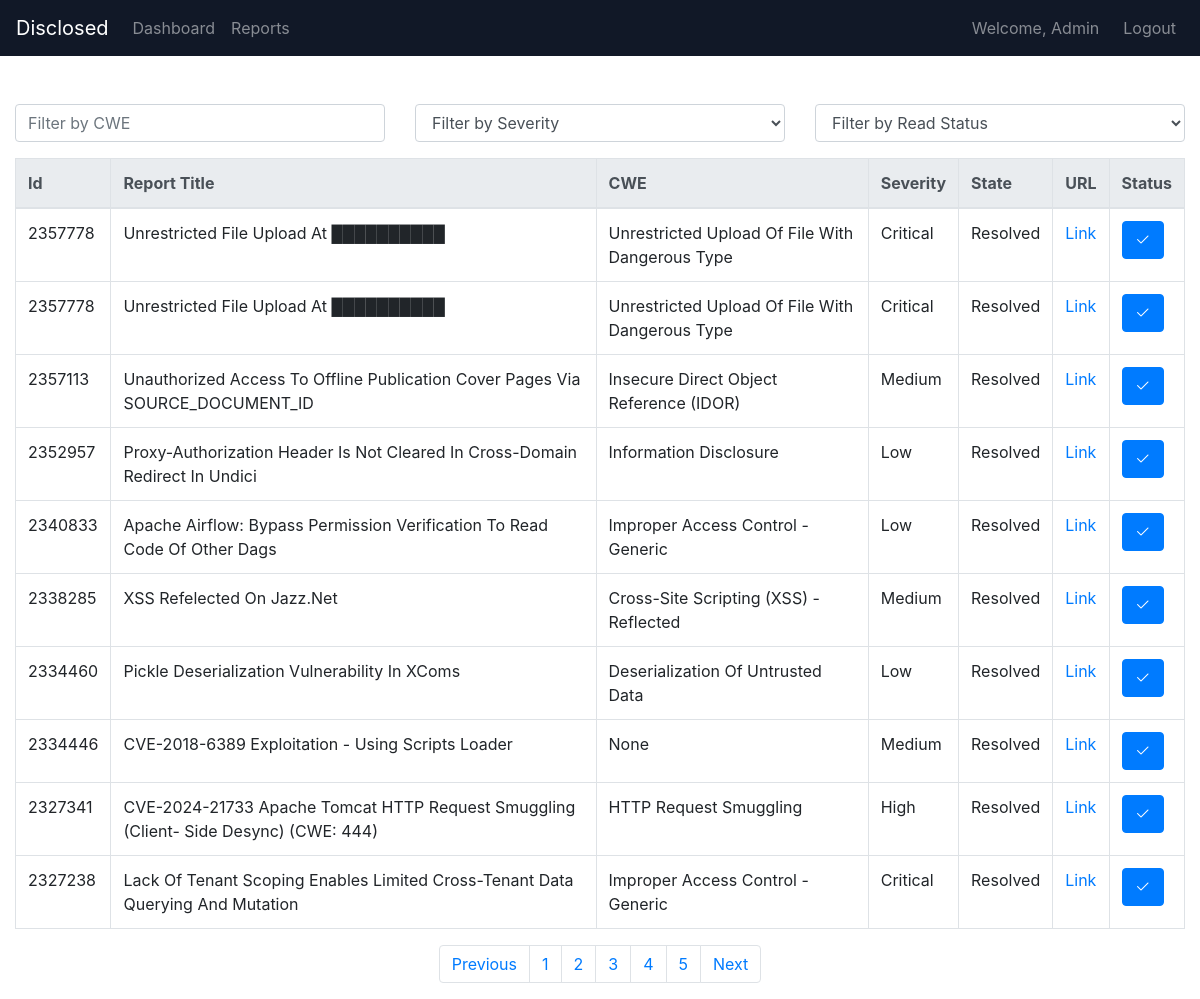
The page /reports?page=2 (signed in) on the database its author committed.
### main/models.py (models this page shows, shortened)
class Report(models.Model):
    report_id = models.IntegerField()
    title = models.CharField(max_length=255)
    cwe = models.CharField(max_length=255)
    severity = models.CharField(max_length=255)
    url = models.CharField(max_length=255)
    state = models.CharField(max_length=255, default="resolved")
    is_read = models.BooleanField(default=False)

### main/views.py (the view)
# urls.py: path('reports', views.reports, name="Reports" ),
@login_required(login_url='Login')
def reports(request):
    if request.method == "GET":
        report_list = Report.objects.all().order_by('-report_id')
        """ Paginator """
        paginator = Paginator(report_list, per_page=10)
        """ default page num """
        page_num = request.GET.get('page', 1)
        try:
            reports = paginator.page(page_num)
        except PageNotAnInteger:
            reports = paginator.page(1)
        except EmptyPage:
            reports = paginator.page(paginator.num_pages)
        context = {
            "data" : reports ,
        }
        return render(request, 'reports.html', context=context)
    return HttpResponse({"message" : "Method Not Allowd"}, status=405)

### templates/reports.html (shortened to what this page needs)
{% extends "base.html" %}
{% block content %}
    <div class="row mb-3">
        <div class="col-md-4">
            <input class="form-control" id="cweFilter" placeholder="Filter by CWE">
        </div>
        <div class="col-md-4">
            <select class="form-control" id="severityFilter">
                <option value="">Filter by Severity</option>
            </select>
        </div>
        <div class="col-md-4">
            <select class="form-control" id="readStatusFilter">
                <option value="">Filter by Read Status</option>
            </select>
        </div>
    </div>
    <div class="table-responsive">
        <table class="table table-bordered" id="vulnerabilityTable">
            <thead class="thead-light">
                <tr>
                    <th>Id</th>
                    <th>Report Title</th>
                    <th>CWE</th>
                    <th>Severity</th>
                    <th>State</th>
                    <th>URL</th>
                    <th>Status</th>
                </tr>
            </thead>
            <tbody>
                {% for report in data %}
                <tr>
                    <td>{{ report.report_id }} </td>
                    <td>{{ report.title }} </td>
                    <td data-cwe="{{report.cwe}}">{{ report.cwe}} </td>
                    <td data-severity="{{report.severity}}">{{ report.severity }} </td>
                    <td>{{ report.state }}</td>
                    <td>
                        <a href="{{ report.url }}" target="_blank">Link</a>
                    </td>
                    <td>
                    {% if report.is_read == True %}
                        <button type="button" class="btn btn-success btn-xs" disabled><i class="bi bi-check2-all"></i></button>
                        <input type="hidden" data-read="{{report.is_read}}">
                        {% else %}
                            <form id="markAsRead">
                                <button type="submit" class="btn btn-primary btn-xs" id="readBtn"><i class="bi bi-check2"></i></button>
                            </form>
                    {% endif %}
                    </td>
                </tr>
                {% endfor %}
            </tbody>
        </table>
    </div>
    {% include "paginator.html" %}
{% endblock content %}

### templates/base.html (shortened to what this page needs)
{% load static %}
<!DOCTYPE html>
<html lang="en">
<head>
  <link rel="stylesheet" href="{% static 'style.css' %}">
  <link rel="stylesheet" href="https://maxcdn.bootstrapcdn.com/bootstrap/4.5.2/css/bootstrap.min.css">
  <link rel="stylesheet" href="https://cdn.jsdelivr.net/npm/bootstrap-icons@1.11.3/font/bootstrap-icons.min.css">
</head>
<body>
    <nav class="navbar navbar-expand-lg sticky-top navbar-dark bg-custom-dark">
            <a class="navbar-brand" href="/home">
              Disclosed
            </a>
            <div class="collapse navbar-collapse" id="navbarNav">
              <ul class="navbar-nav mr-auto">
                <li class="nav-item">
                  <a class="nav-link" href="/home">Dashboard</a>
                </li>
                <li class="nav-item">
                  <a class="nav-link" href="/reports">Reports</a>
                </li>
              </ul>
              <ul class="navbar-nav ml-auto">
                <li class="nav-item">
                  <span class="navbar-text mr-3">Welcome, {{ request.user.username }}</span>
                </li>
                <li class="nav-item">
                  <a class="nav-link" href="/logout">Logout</a>
                </li>
              </ul>
            </div>
      </nav>
<div class="container-fluid mt-5">
    {% block content %}
    {% endblock %}
  </div>
</body>
</html>

### main/static/style.css (style rules this page uses)
body { margin: 0; font-family: "Inter", sans-serif; text-transform: capitalize; }
.bg-custom-dark { background-color: #111827; }

### rows shown on the page
Report: report_id "2357113", title "Unauthorized Access To Offline Publication Cover Pages Via SOURCE_DOCUMENT_ID", cwe "Insecure Direct Object Reference (IDOR)", severity "Medium", state "Resolved"
Report: report_id "2352957", title "Proxy-Authorization Header Is Not Cleared In Cross-Domain Redirect In Undici", cwe "Information Disclosure", severity "Low", state "Resolved"
Report: report_id "2340833", title "Apache Airflow: Bypass Permission Verification To Read Code Of Other Dags", cwe "Improper Access Control - Generic", severity "Low", state "Resolved"
Report: report_id "2338285", title "XSS Refelected On Jazz.net", cwe "Cross-Site Scripting (XSS) - Reflected", severity "Medium", state "Resolved"
Report: report_id "2334460", title "Pickle Deserialization Vulnerability In XComs", cwe "Deserialization Of Untrusted Data", severity "Low", state "Resolved"
Report: report_id "2334446", title "CVE-2018-6389 Exploitation - Using Scripts Loader", cwe "None", severity "Medium", state "Resolved"

### other values the page prints
{{ request.user.username }} "Admin"
{{ page_no }} "1" "2" "3" "4" "5"
